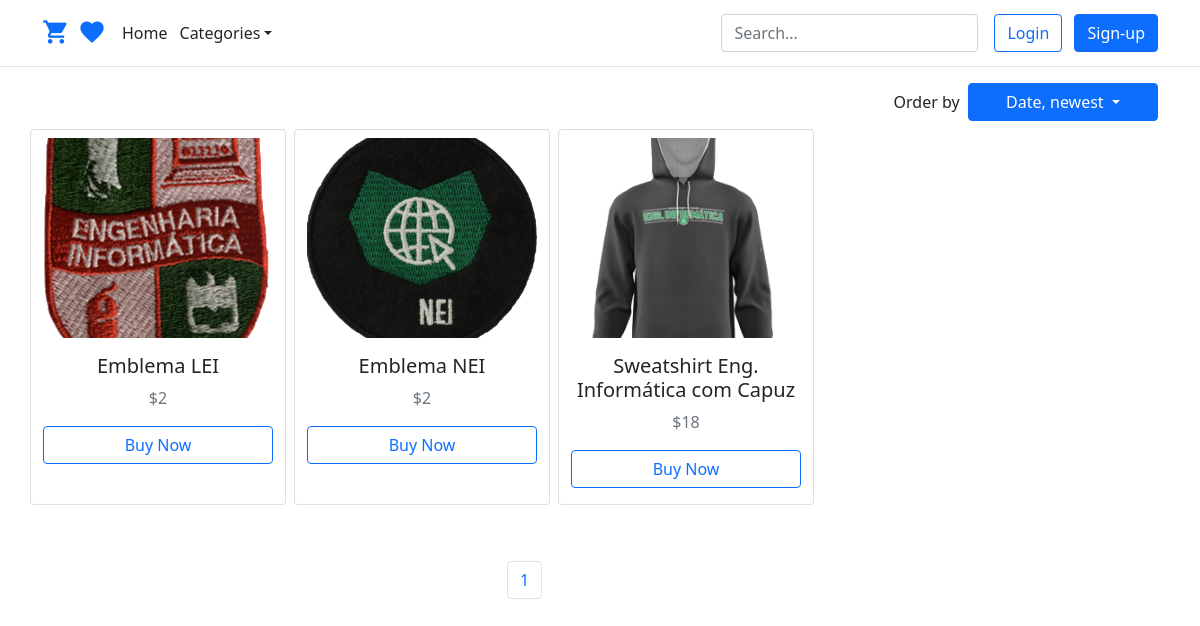
The page / on the database its author committed.
### shop/models.py (models this page shows, shortened)
class Product(models.Model):
    category = models.ForeignKey(Category, on_delete=models.CASCADE, related_name='category')
    image = models.ImageField(upload_to='products')
    title = models.CharField(max_length=250)
    quantity = models.IntegerField()
    description = models.TextField()
    price = models.IntegerField()
    date_created = models.DateTimeField(auto_now_add=True)
    slug = models.SlugField(unique=True)
    class Meta:
        ordering = ('-date_created',)
    def get_absolute_url(self):
        return reverse('shop:product_detail', kwargs={'slug':self.slug})

### shop/views.py (the view)
# urls.py: path('', views.home_page, name='home_page'),
@ratelimit(key='ip', rate='20/m', block=True)
@no_auth_required
def home_page(request):
    products = Product.objects.filter(quantity__gte=1)
    context = get_ordered_products_context(request, products)
    return render(request, 'home_page.html', context)

### cart/utils/cart.py (called while the page is built)
    def __iter__(self):
        product_ids = self.cart.keys()
        products = Product.objects.filter(id__in=product_ids)
        cart = self.cart.copy()
        for product in products:
            product_dict = model_to_dict(product)
            del product_dict["image"] # not needed in cart
            cart[str(product.id)]['product'] = product_dict
        for item in cart.values():
            item['total_price'] = int(item['price']) * int(item['quantity'])
            yield item

    def add_cart_session(self):
        cart = self.session.get(CART_SESSION_ID)
        if cart is None:
            cart = self.session[CART_SESSION_ID] = {}
        return cart

### online_shop/context_processors.py (called while the page is built)
def return_cart(request):
    cart = len(list(Cart(request)))
    return {'cart_count': cart}

def return_categories(request):
    all_categories = []
    for c in Category.objects.all():
        if not c.has_parent():
            all_categories += c.get_all_categories()
    return {'categories': all_categories }

### shop/models.py (called while the page is built)
    def __str__(self):
        return self.title

    def has_parent(self):
        if self.super_category:
            return True
        return False

    def get_all_categories(self):
        all_categories = [self]
        for sc in all_categories[0].sub_categories.all():
            if sc.has_children():
                all_categories += sc.get_all_categories()
            else:
                all_categories.append(sc)
        return all_categories

### shop/views.py (called while the page is built)
def paginat(request, list_objects):
    p = Paginator(list_objects, 20)
    page_number = request.GET.get('page')
    try:
        page_obj = p.get_page(page_number)
    except PageNotAnInteger:
        page_obj = p.page(1)
    except EmptyPage:
        page_obj = p.page(p.num_pages)
    return page_obj

def get_ordered_products_context(request, products):
    if "order_by" in request.GET:
        order_by = request.GET["order_by"]
        if order_by == 'Date, oldest':
            products = products.reverse()
        elif order_by == 'Alphabetically, A-Z':
            products = products.order_by("title")
        elif order_by == 'Alphabetically, Z-A':
            products = products.order_by("-title")
        elif order_by == 'Price, cheaper':
            products = products.order_by("price")
        elif order_by == 'Price, costlier':
            products = products.order_by("-price")
    else:
        order_by = 'Date, newest'
    return {'products': paginat(request, products), 'order_by': order_by}

### shop/templates/home_page.html (shortened to what this page needs)
{% extends 'base.html' %}
{% block content %}
{% if products %}
    {% if not search %}
        <div class="d-flex justify-content-end align-items-center">
            Order by&nbsp;&nbsp;
            <div class="dropdown" style="width: 190px" id = "filter1">
              <button style="width: 100%" class="btn btn-primary dropdown-toggle" type="button" id="filterMenuButton" data-toggle="dropdown" aria-haspopup="true" aria-expanded="false">
                  {{ order_by }}
              </button>
            </div>
        </div>
        {% for product in products.object_list %}
            <div class="card me-2 mb-2 mt-2" style="width: 16rem;">
                <img style="object-fit: cover;" class="card-img mt-2" width="268" height="200" src="{{ product.image.url }}">
                <div class="mt-3 text-center">
                  <h5 class="card-title">{{ product.title }}</h5>
                  <p class="text-muted">${{ product.price }}</p>
                  <a href="{{ product.get_absolute_url }}" class="mb-3 btn btn-outline-primary w-100">Buy Now</a>
                </div>
            </div>
        {% endfor %}
    {% endif %}
    {% if not search %}
        <center class="mt-5">
              <div class="col-md-2">
                <ul class="pagination">
                  <li class="page-item"><a class="page-link" href="?order_by={{ order_by }}&page={{ products.number }}">{{products.number}}</a></li>
                </ul>
              </div>
        </center>
    {% endif %}
{% endif %}
{% endblock %}

### shop/templates/base.html (shortened to what this page needs)
{% load static %}
{% url 'accounts:reauth_2s' as reauth_path %}
<!DOCTYPE html>
<html lang="en">
<head>
    {% load static %}
    <link href="https://cdn.jsdelivr.net/npm/bootstrap@5.1.3/dist/css/bootstrap.min.css" rel="stylesheet">
</head>
<body>
  <header class="p-2 border-bottom">
    <div class="container">
      <div class="d-flex flex-wrap align-items-center justify-content-center justify-content-lg-start">
        <a href="{% url 'cart:show_cart' %}" class="text-primary mt-2 me-2"><i class="material-icons h3">&#xe8cc;</i></a>
        <a href="{% url 'shop:favorites' %}" class="text-primary mt-2 me-2"><i class="material-icons h3">&#xe87d;</i></a>
        <ul class="nav col-12 col-lg-auto me-lg-auto mb-2 justify-content-center mb-md-0">
          <li><a href="{% url 'shop:home_page' %}" class="nav-link px-2 text-dark">Home</a></li>
          <div class="dropdown text-end">
            <a href="#" class=" mt-2 me-1 ms-1 text-dark d-block link-dark text-decoration-none dropdown-toggle"id="dropdownUser1" data-bs-toggle="dropdown" aria-expanded="false">Categories</a>
          </div>
        </ul>
        <form class="col-12 col-lg-auto mb-3 mb-lg-0 me-lg-3" action="{% url 'shop:search' %}" onsubmit="return !isEmptySearch()">
          <input name="q" type="search" class="form-control form-control-dark" placeholder="Search..." aria-label="Search" id="search1" maxlength="64">
        </form>
        {% if request.path != reauth_path %}
            {% if request.user.is_verified %}
            <div class="dropdown text-end">
              <a href="#" class="btn btn-primary text-white me-4 d-block link-dark text-decoration-none dropdown-toggle"id="dropdownUser1" data-bs-toggle="dropdown" aria-expanded="false">Profile</a>
              <ul class="dropdown-menu" aria-labelledby="dropdownUser1">
                <li><a href="{% url 'cart:show_cart' %}" <a class="dropdown-item">Cart</a></li>
                <li><a href="{% url 'shop:favorites' %}" <a class="dropdown-item">Favorites</a></li>
                <li><a href="{% url 'orders:user_orders' %}" <a class="dropdown-item">Orders</a></li>
                <li><a class="dropdown-item" href="{% url 'accounts:edit_profile' %}">Edit Profile</a></li>
                <li><a class="dropdown-item text-danger" href="{% url 'accounts:user_logout' %}">Sign out</a></li>
              </ul>
            </div>
            {% else %}
            <div class="text-end">
              <a href="{% url 'accounts:user_login' %}" class="btn btn-outline-primary me-2">Login</a>
              <a href="{% url 'accounts:user_register' %}" class="btn btn-primary">Sign-up</a>
            </div>
            {% endif %}
          {% endif %}
      </div>
    </div>
  </header>
    <main class="container">
        <div class="row mt-3">
          {% block content %}{% endblock %}
        </div>
      </main>
</body>
</html>

### rows shown on the page
Product: image (picture), title "Emblema LEI", price "2"
Product: image (picture), title "Emblema NEI", price "2"
Product: image (picture), title "Sweatshirt Eng. Informática com Capuz", price "18"

### other values the page prints
{{ order_by }} "Date, newest"
{{ products.number }} "1"
